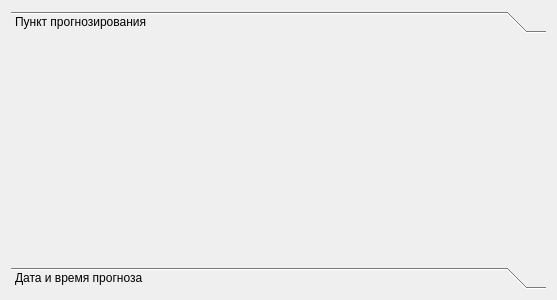
<?xml version="1.0" encoding="UTF-8"?>
<ui version="4.0">
 <class>Form</class>
 <widget class="QWidget" name="Form">
  <property name="geometry">
   <rect>
    <x>0</x>
    <y>0</y>
    <width>557</width>
    <height>300</height>
   </rect>
  </property>
  <property name="windowTitle">
   <string>Form</string>
  </property>
  <layout class="QVBoxLayout" name="verticalLayout">
   <item>
    <widget class="QToolBox" name="forecastBox">
     <property name="currentIndex">
      <number>0</number>
     </property>
     <widget class="QWidget" name="punkt">
      <property name="geometry">
       <rect>
        <x>0</x>
        <y>0</y>
        <width>539</width>
        <height>230</height>
       </rect>
      </property>
      <attribute name="label">
       <string>Пункт прогнозирования</string>
      </attribute>
     </widget>
     <widget class="QWidget" name="dateTime">
      <property name="geometry">
       <rect>
        <x>0</x>
        <y>0</y>
        <width>539</width>
        <height>230</height>
       </rect>
      </property>
      <attribute name="label">
       <string>Дата и время прогноза</string>
      </attribute>
     </widget>
    </widget>
   </item>
  </layout>
 </widget>
 <resources/>
 <connections/>
</ui>
